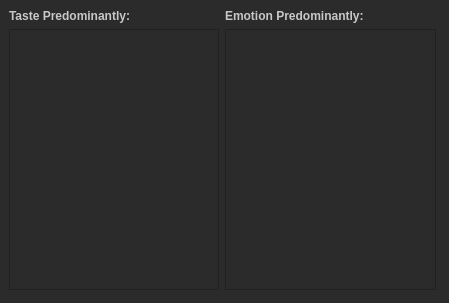
<?xml version="1.0" encoding="UTF-8"?>
<ui version="4.0">
 <class>Dialog</class>
 <widget class="QDialog" name="Dialog">
  <property name="geometry">
   <rect>
    <x>0</x>
    <y>0</y>
    <width>449</width>
    <height>303</height>
   </rect>
  </property>
  <property name="windowTitle">
   <string>Dialog</string>
  </property>
  <property name="styleSheet">
   <string notr="true">background-color: rgb(43, 43, 43);
font: 12pt &quot;Century Gothic&quot;;
color: rgb(255, 255, 255);
</string>
  </property>
  <widget class="QWidget" name="gridLayoutWidget">
   <property name="geometry">
    <rect>
     <x>9</x>
     <y>9</y>
     <width>427</width>
     <height>281</height>
    </rect>
   </property>
   <layout class="QGridLayout" name="gridLayout">
    <item row="0" column="1">
     <widget class="QLabel" name="label_3">
      <property name="styleSheet">
       <string notr="true">font: 75 14pt &quot;Century Gothic&quot;;
color: rgb(200, 200, 200);
font-weight: bold;</string>
      </property>
      <property name="text">
       <string>Emotion Predominantly: </string>
      </property>
     </widget>
    </item>
    <item row="0" column="0">
     <widget class="QLabel" name="label_2">
      <property name="styleSheet">
       <string notr="true">font: 75 14pt &quot;Century Gothic&quot;;
color: rgb(200, 200, 200);
font-weight: bold;</string>
      </property>
      <property name="text">
       <string>Taste Predominantly: </string>
      </property>
     </widget>
    </item>
    <item row="1" column="0">
     <widget class="QListWidget" name="listWidget_taste">
      <property name="styleSheet">
       <string notr="true"/>
      </property>
     </widget>
    </item>
    <item row="1" column="1">
     <widget class="QListWidget" name="listWidget_emotion">
      <property name="styleSheet">
       <string notr="true">font-weight: regular;</string>
      </property>
     </widget>
    </item>
   </layout>
  </widget>
 </widget>
 <resources/>
 <connections/>
</ui>
